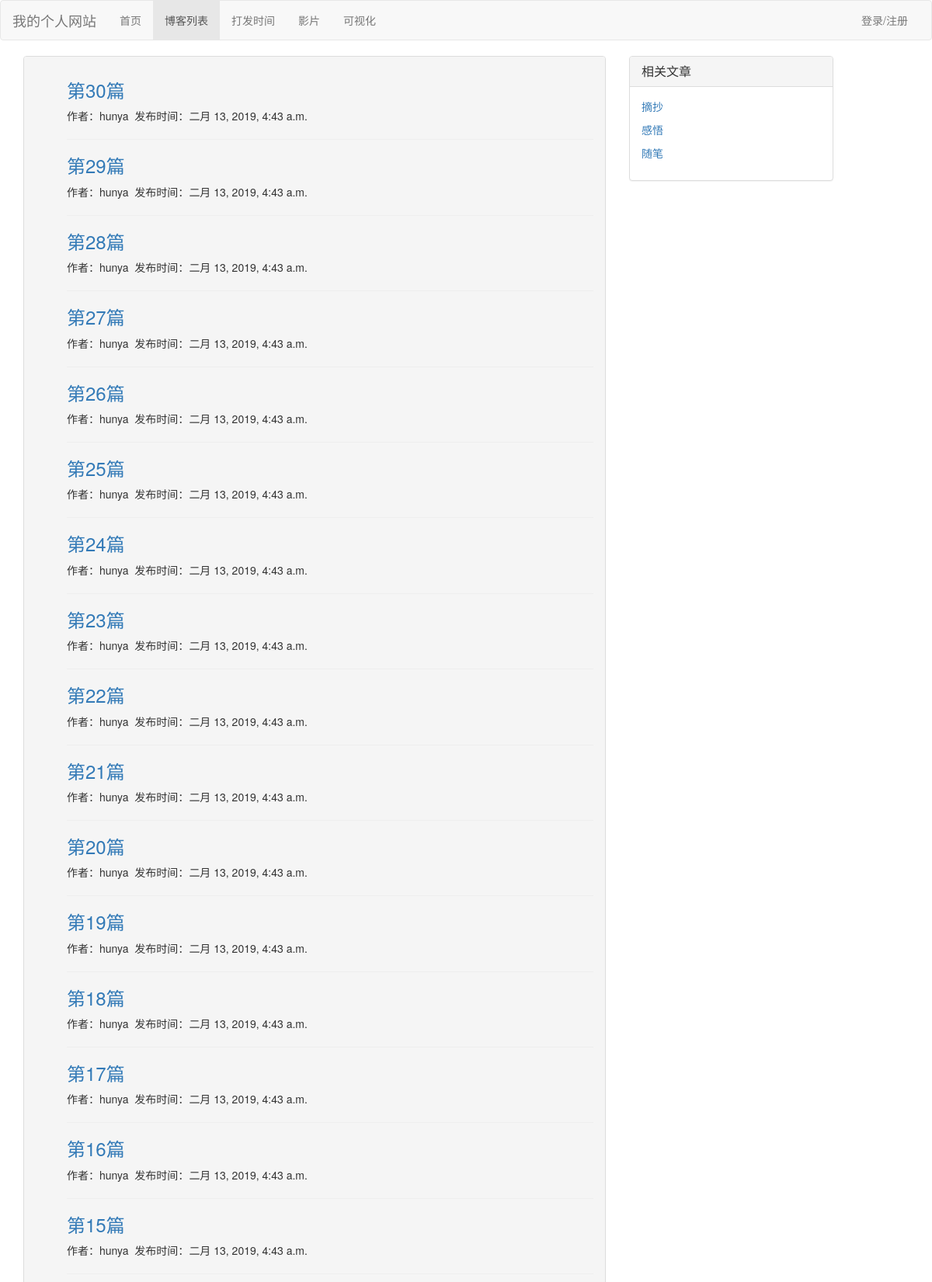
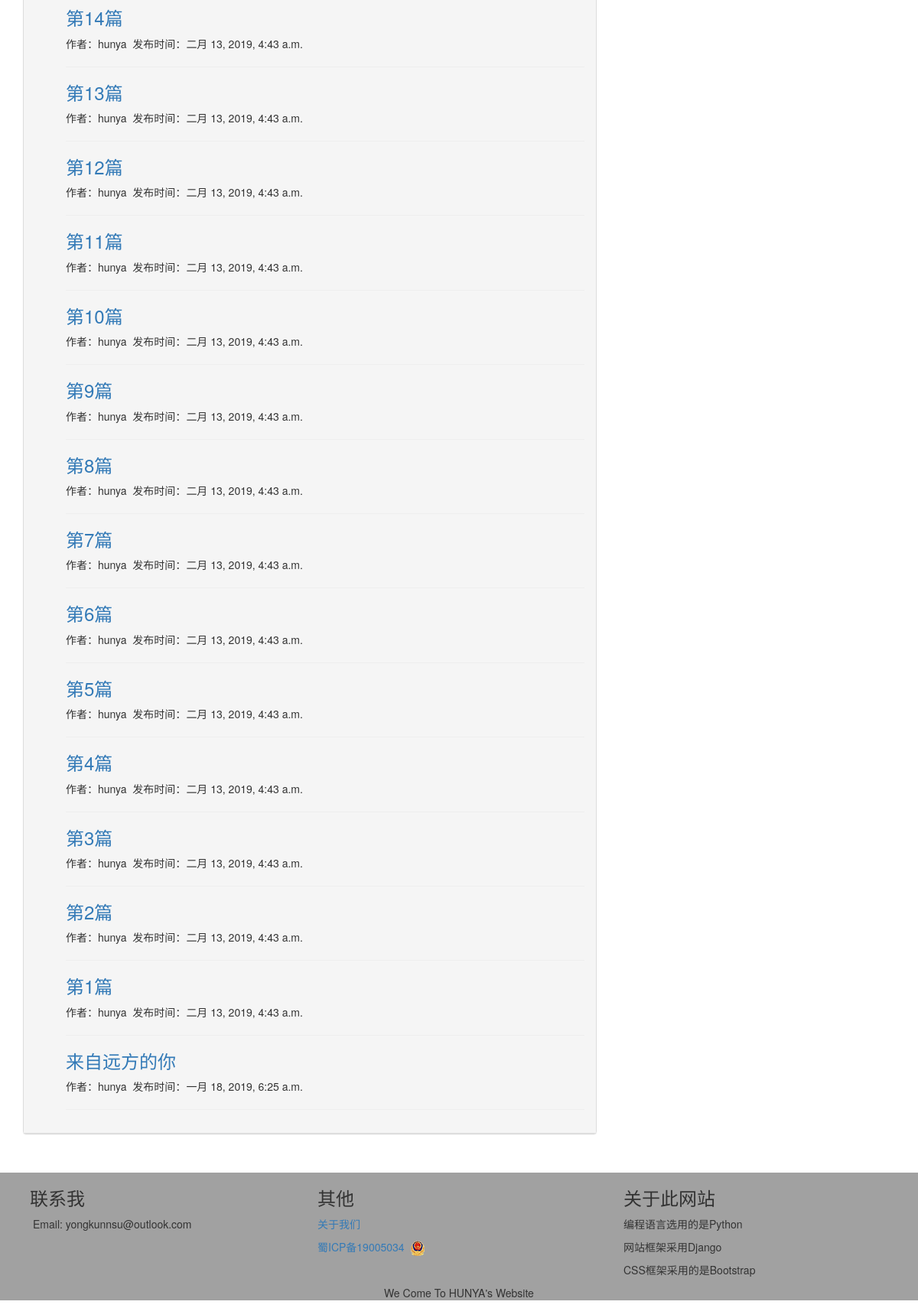
The page /list/b/1 on the database its author committed (2 pictures, top to bottom).
### blog/models.py (models this page shows, shortened)
class Blog(models.Model):
    title = models.CharField(max_length=50)
    blog_type = models.ForeignKey(BlogType, on_delete=models.DO_NOTHING)
    content = RichTextUploadingField()
    author = models.ForeignKey(User, on_delete=models.DO_NOTHING)
    created_time = models.DateTimeField(auto_now_add=True)
    read_num = models.IntegerField(default=0)
    last_updated_time = models.DateTimeField(auto_now=True)
    class Meta:
        ordering = ['-created_time']

class BlogType(models.Model):
    type_name = models.CharField(max_length=15)
    def __str__(self):
        return self.type_name

### blog/views.py (the view)
# urls.py: path('b/<int:blog_type_pk>', views.blogs_with_type, name='blog_type_pk'),
def blogs_with_type(request, blog_type_pk):
    context = {}
    blog_type = get_object_or_404(BlogType, pk=blog_type_pk)
    context['b'] = Blog.objects.filter(blog_type=blog_type)
    context['blog_type'] = blog_type
    context['blog_ty'] = BlogType.objects.all()
    return render(request, 'type_file.html', context)

### blog/templates/type_file.html (shortened to what this page needs)
{% extends 'all_onr.html' %}
{% block body %}
    <div class="container">
        <div class="row">
            <div class="col-xs-11 col-sm-7 col-md-8">
                    <div class="panel panel-default">
                        <div class="panel-heading">
                            <ul>
                                {% for i in b %}
                                    <p>
                                    <h3><a href="http://localhost:8000/list/{{ i.pk }}">{{ i.title }}</a></h3>
                                    <p>作者：{{ i.author }}&nbsp;&nbsp;发布时间：{{ i.created_time }}</p>
                                    </p>
                                    <hr>
                                {% empty %}
                                    <p> &nbsp;</p>
                                    <p class="text-center">暂无文章,敬请期待......</p>
                                {% endfor %}
                            </ul>
                        </div>
                </div>
            </div>
            <div class="hidden-xs col-xs-0 col-sm-4 col-md-3">
                <div class="panel panel-default">
                    <div class="panel-heading">
                        <h3 class="panel-title">相关文章</h3>
                    </div>
                    <div class="panel-body">
                         {% for i in blog_ty %}
                            <p><a href="{% url 'blog_type_pk' i.pk %}">{{ i }}</a></p>
                        {% empty %}
                            <p>暂无文章</p>
                        {% endfor %}
                    </div>
                </div>
            </div>
        </div>
    </div>
{% endblock %}
{% block low_bar %}
    <div class="row-o" style="background-color: #a1a1a1;margin-top: 30px;">
{% endblock %}

### rows shown on the page
Blog: title "第30篇", author "hunya", created_time "二月 13, 2019, 4:43 a.m."
Blog: title "第29篇", author "hunya", created_time "二月 13, 2019, 4:43 a.m."
Blog: title "第28篇", author "hunya", created_time "二月 13, 2019, 4:43 a.m."
Blog: title "第27篇", author "hunya", created_time "二月 13, 2019, 4:43 a.m."
Blog: title "第26篇", author "hunya", created_time "二月 13, 2019, 4:43 a.m."
Blog: title "第25篇", author "hunya", created_time "二月 13, 2019, 4:43 a.m."
Blog: title "第24篇", author "hunya", created_time "二月 13, 2019, 4:43 a.m."
Blog: title "第23篇", author "hunya", created_time "二月 13, 2019, 4:43 a.m."
Blog: title "第22篇", author "hunya", created_time "二月 13, 2019, 4:43 a.m."
Blog: title "第21篇", author "hunya", created_time "二月 13, 2019, 4:43 a.m."
Blog: title "第20篇", author "hunya", created_time "二月 13, 2019, 4:43 a.m."
Blog: title "第19篇", author "hunya", created_time "二月 13, 2019, 4:43 a.m."
Blog: title "第18篇", author "hunya", created_time "二月 13, 2019, 4:43 a.m."
Blog: title "第17篇", author "hunya", created_time "二月 13, 2019, 4:43 a.m."
Blog: title "第16篇", author "hunya", created_time "二月 13, 2019, 4:43 a.m."
Blog: title "第15篇", author "hunya", created_time "二月 13, 2019, 4:43 a.m."
Blog: title "第14篇", author "hunya", created_time "二月 13, 2019, 4:43 a.m."
Blog: title "第13篇", author "hunya", created_time "二月 13, 2019, 4:43 a.m."
Blog: title "第12篇", author "hunya", created_time "二月 13, 2019, 4:43 a.m."
Blog: title "第11篇", author "hunya", created_time "二月 13, 2019, 4:43 a.m."
Blog: title "第10篇", author "hunya", created_time "二月 13, 2019, 4:43 a.m."
Blog: title "第9篇", author "hunya", created_time "二月 13, 2019, 4:43 a.m."
Blog: title "第8篇", author "hunya", created_time "二月 13, 2019, 4:43 a.m."
Blog: title "第7篇", author "hunya", created_time "二月 13, 2019, 4:43 a.m."
Blog: title "第6篇", author "hunya", created_time "二月 13, 2019, 4:43 a.m."
Blog: title "第5篇", author "hunya", created_time "二月 13, 2019, 4:43 a.m."
Blog: title "第4篇", author "hunya", created_time "二月 13, 2019, 4:43 a.m."
Blog: title "第3篇", author "hunya", created_time "二月 13, 2019, 4:43 a.m."
Blog: title "第2篇", author "hunya", created_time "二月 13, 2019, 4:43 a.m."
Blog: title "第1篇", author "hunya", created_time "二月 13, 2019, 4:43 a.m."
Blog: title "来自远方的你", author "hunya", created_time "一月 18, 2019, 6:25 a.m."
BlogType: type_name "摘抄"
BlogType: type_name "感悟"
BlogType: type_name "随笔"
